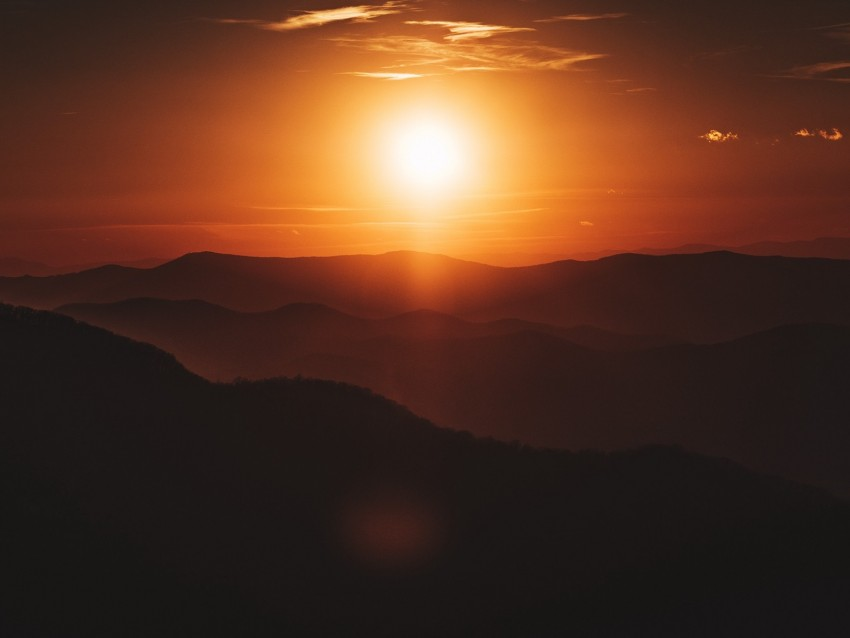
#> input picture fichier_ipynb/data/sun.jpg, 850 x 638 px, found by its file name
$ jupyter execute f_image_manipulation.ipynb
#> lines starting #> are read from the running program, lines starting #| are printed output that depends on the picture; after the words box and inside, x2 and y2 are one past the last pixel; in counts of white or black regions, pixels touching at a corner belong together; long printed decimals are rounded
# Localisation d'objets brillants dans les images

Ce chapitre explore différentes méthodes pour localiser le centre d'objets brillants dans une image. Ces techniques sont couramment utilisées en astronomie (localisation d'étoiles, du soleil, de la lune) ou en microscopie (détection de cellules fluorescentes).

Nous comparerons plusieurs approches :
-   **Maximum simple** : Recherche du pixel le plus lumineux
-   **Barycentre d'intensité** : Centre de masse pondéré par l'intensité
-   **Ajustement gaussien** : Fitting d'une courbe gaussienne
-   **Seuillage et barycentre** : Méthode robuste basée sur un masque
-   **Ajustement de cercle** : Détection précise des contours circulaires

[cell 1]
# Importation des bibliothèques nécessaires
import imageio as iio  # Pour charger les images
import numpy as np
import matplotlib.pyplot as plt

# Chargement de l'image et conversion en niveaux de gris
# On utilise une image du soleil qui contient un objet brillant central
data = np.average(iio.imread('sun.jpg'), axis=-1)
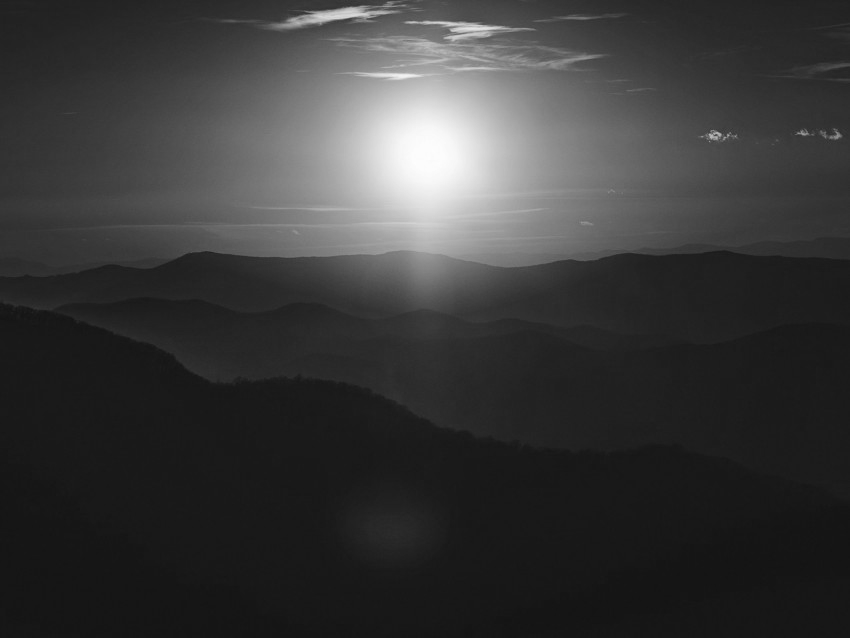
#> data: shape (638, 850) float64; min 19.67, max 253, mean 57.6
# Alternative : image de la lune
# data = np.average(iio.imread('moon.png'), axis=-1)

---

## 1. Méthode du maximum simple

La méthode la plus simple consiste à trouver le pixel ayant la valeur d'intensité maximale :
-   **`argmax()`** : Retourne l'indice du maximum dans le tableau aplati
-   **`np.unravel_index()`** : Convertit l'indice 1D en coordonnées 2D (x, y)

**Limitations** : Cette méthode n'est pas robuste car :
-   Si plusieurs pixels ont la même valeur maximale, un seul est choisi arbitrairement
-   Sensible au bruit (un pixel aberrant peut être détecté comme le maximum)
-   Ne tient pas compte de la distribution spatiale de l'intensité

[cell 2]
# Recherche du pixel avec l'intensité maximale
im = plt.imshow(data, cmap='gray')

# data.argmax() : trouve l'indice du maximum dans le tableau aplati
# np.unravel_index() : convertit cet indice en coordonnées (x, y)
x, y = np.unravel_index(data.argmax(), data.shape)
#> x = 149; y = 432

# Affichage du point détecté en rouge
plt.plot([y], [x], marker='o', markersize=3, color="red")

print(y, x)
#| 432 149
plt.show()
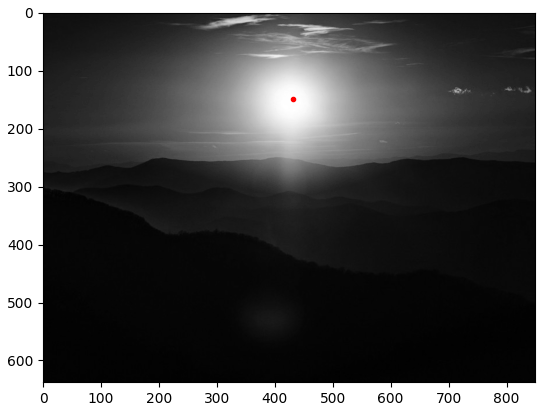
#> figure drawn by matplotlib, 1 panel

---

## 2. Méthode du barycentre d'intensité

Le barycentre (centre de masse) pondéré par l'intensité offre une localisation plus robuste :
-   **`np.where(data)`** : Retourne les coordonnées de tous les pixels non nuls
-   **`np.average(weights=...)`** : Calcule la moyenne pondérée des positions
-   Les pixels plus lumineux ont plus de poids dans le calcul

**Limitations** :
-   Nécessite une distinction claire entre l'objet et l'arrière-plan
-   Peut être biaisé si l'arrière-plan n'est pas uniforme
-   Sensible à la présence d'autres objets brillants

[cell 3]
# Calcul du barycentre pondéré par l'intensité
im = plt.imshow(data, cmap='gray')

# Copie et normalisation de l'image
tmp_data = data.copy()
tmp_data /= np.max(tmp_data)  # Normalisation entre 0 et 1

# Extraction des coordonnées de tous les pixels
pos = np.where(data)
#> pos = 542300 positions, rows 0 to 637, columns 0 to 849

# Calcul de la moyenne pondérée des positions
# Les pixels plus lumineux contribuent davantage au calcul
x = int(np.average(pos[0], weights=data[pos]))
#> x = 228
y = int(np.average(pos[1], weights=data[pos]))
#> y = 424

# Affichage du barycentre détecté
plt.plot([y], [x], marker='o', markersize=3, color="red")

print(y, x)
#| 424 228
plt.show()

---

## 3. Méthode d'ajustement gaussien

Cette méthode suppose que la distribution d'intensité suit une forme gaussienne :
-   **Projection 1D** : Somme des intensités le long de chaque axe
-   **`optimize.curve_fit()`** : Ajuste une courbe gaussienne sur ces projections
-   **Paramètre `mu`** : Centre de la gaussienne ajustée

Cette approche fonctionne bien pour les objets très brillants avec une distribution d'intensité régulière (comme le soleil ou des sources lumineuses ponctuelles).

**Avantages** : Robuste au bruit, fonctionne avec des objets étendus

[cell 4]
# Ajustement d'une courbe gaussienne sur les projections X et Y
from scipy import optimize

# Définition de la fonction gaussienne
# A : amplitude, mu : centre, sigma : largeur
def gauss(x, *p):
    A, mu, sigma = p
    return A*np.exp(-(x-mu)**2/(2.*sigma**2))

data = data.astype(float)

# Création d'une figure avec 2x2 sous-graphiques
fig, axs = plt.subplots(2, 2, figsize=(16, 10))
im = axs[0,0].imshow(data, cmap='gray')
axs[-1, -1].axis('off')  # Le dernier subplot n'est pas utilisé

# Projection et ajustement sur l'axe X (vertical)
x_ = np.arange(data.shape[0])
#> x_ = 638 values from 0 to 637
func_ = np.sum(data**2, axis=1)  # Somme des carrés pour accentuer les pics
#> func_ = 638 values, max 15507220.1 at index 153, min 424285.9 at index 637, mean 4790021.5
axs[0,1].plot(func_, x_[::-1])  # Affichage inversé pour correspondre à l'image

# Ajustement de la gaussienne avec des paramètres initiaux
coeff_1, _ = optimize.curve_fit(gauss, x_, func_, p0=[1., 0., 1.])
#> coeff_1 = [15483508.4, 156.1, 76.08]
axs[0,1].plot(gauss(x_, *coeff_1), x_[::-1])

# Projection et ajustement sur l'axe Y (horizontal)
x_ = np.arange(data.shape[1])
#> x_ = 850 values from 0 to 849
func_ = np.sum(data**2, axis=0)
#> func_ = 850 values, max 11750643.2 at index 428, min 793828.1 at index 0, mean 3595333.8
axs[1,0].plot(x_, func_)
coeff_2, _ = optimize.curve_fit(gauss, x_, func_, p0=[1., 0., 1.])
#> coeff_2 = [10078669.3, 425.8, -107.2]
axs[1,0].plot(x_, gauss(x_, *coeff_2))

# Les centres des gaussiennes donnent les coordonnées du centre
x, y = int(coeff_1[1]), int(coeff_2[1])
#> x = 156; y = 425
axs[0,0].plot([y], [x], marker='o', markersize=3, color="red")

fig.tight_layout()
print(y, x)
#| 425 156
plt.show()
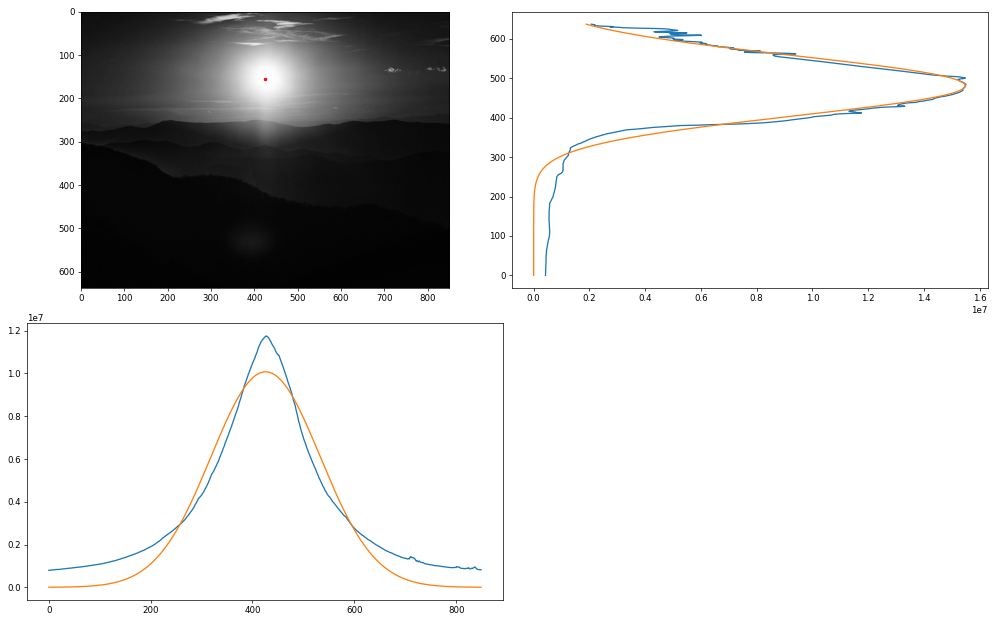
#> figure drawn by matplotlib, 3 panels; panel 3: curve peaks at x = 428, y = 11750643.2; panel 3: curve peaks at x = 426, y = 10078656

---

## 4. Méthode du seuillage et barycentre

Cette méthode combine seuillage et calcul de barycentre pour une détection plus robuste :
-   **Seuillage** : Création d'un masque binaire (pixels > seuil)
-   **`np.argwhere()`** : Extraction des coordonnées des pixels du masque
-   **`np.average()`** : Calcul du barycentre des pixels sélectionnés

**Avantages** :
-   Simple et efficace
-   Robuste si l'objet est suffisamment brillant
-   Élimine l'influence de l'arrière-plan

**Note** : Le choix du seuil est crucial pour la précision

[cell 5]
# Méthode de seuillage suivie du calcul de barycentre
im = plt.imshow(data, cmap='gray')

# Application d'un seuil pour isoler l'objet brillant
tmp_data = data.copy()
tmp_data[data < 150] = 0  # Mise à zéro des pixels faibles
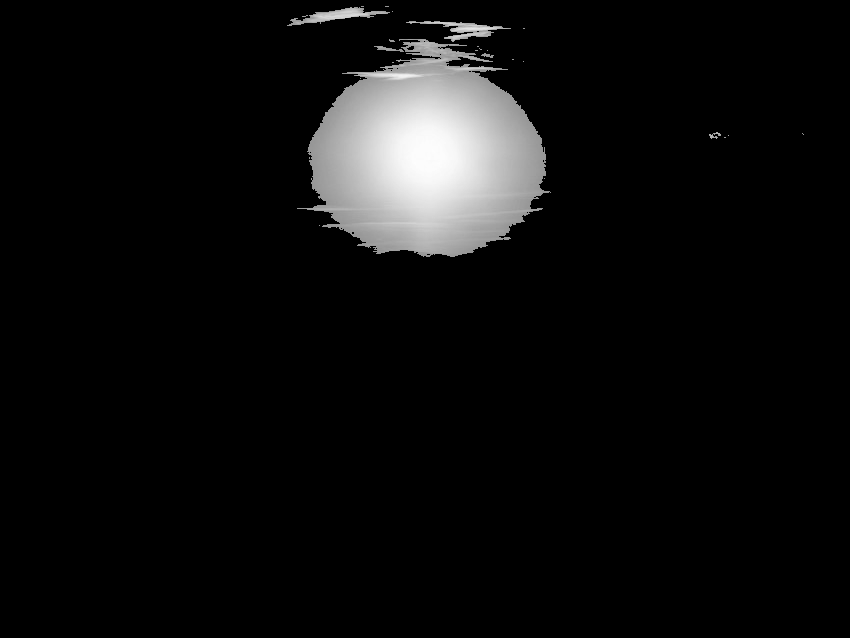
#> tmp_data: shape (638, 850) float64; min 0, max 253, mean 13.7

# Calcul du barycentre du masque
# np.argwhere() : retourne les indices des pixels non nuls
# np.average() : calcule la moyenne des coordonnées
x, y = np.average(np.argwhere(tmp_data), axis=0).astype(int)
#> x = 151

# Affichage du centre détecté
plt.plot([y], [x], marker='o', markersize=3, color="red")

print(y, x)
#| 425 151
plt.show()

---

## 5. Méthode d'ajustement de cercle

Pour les objets circulaires (comme le soleil), on peut ajuster un cercle au masque :
-   **Masque binaire** : Seuillage avec `img_as_bool()`
-   **Fonction de coût** : Mesure la différence entre le cercle théorique et le masque
-   **`optimize.fmin()`** : Optimise les paramètres (centre x, y et rayon r)
-   **`draw.disk()`** : Génère un disque théorique pour la comparaison

Cette méthode est la plus précise pour les objets circulaires bien définis.

**Avantages** : Très précise, fournit également le rayon

[cell 6]
# Ajustement d'un cercle au masque de l'objet
from skimage import io, color, measure, draw, img_as_bool
import numpy as np

# Création d'un masque binaire par seuillage
tmp_data = data.copy()
tmp_data[data < 200] = 0
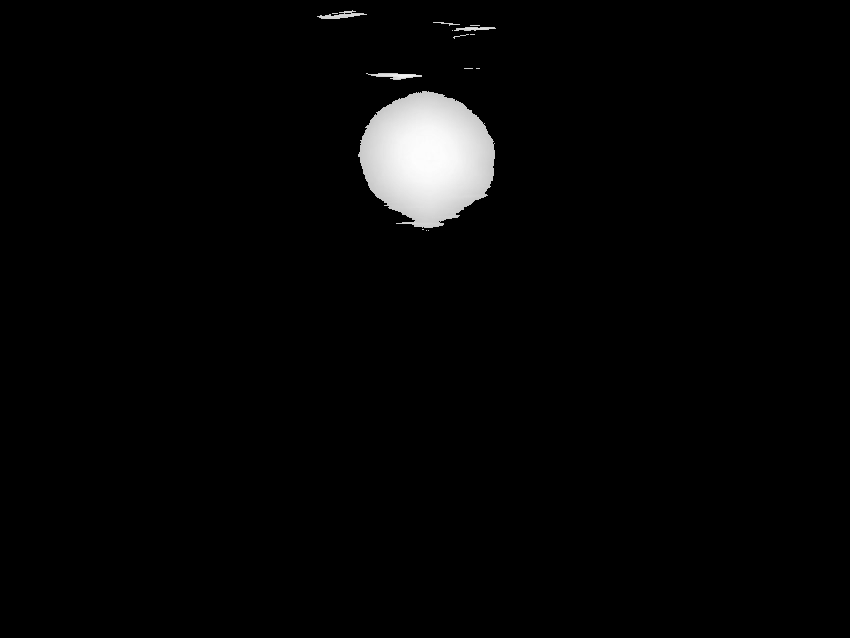
#> tmp_data: shape (638, 850) float64; min 0, max 253, mean 6
tmp_data = img_as_bool(tmp_data)  # Conversion en booléen
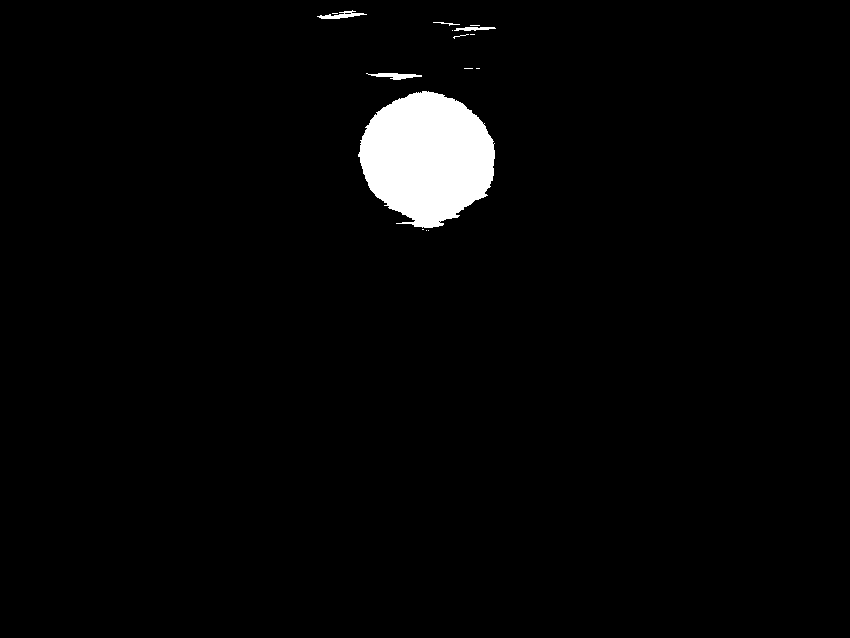
#> tmp_data: shape (638, 850) bool; 2.6% white; 15 white regions (10 under 20 px), largest, box (x1, y1, x2, y2) and area: (358, 91, 495, 228) 13709, (366, 73, 422, 80) 211, (317, 10, 367, 19) 189, (454, 27, 496, 31) 115, (433, 22, 460, 26) 35

# Définition de la fonction de coût pour l'optimisation
# Minimise la différence entre le cercle théorique et le masque
def cost(params):
    x0, y0, r = params
    # Génération d'un disque théorique
    coords = draw.disk((x0, y0), r, shape=tmp_data.shape)
    template = np.zeros_like(tmp_data)
    template[coords] = 1
    # Calcul du nombre de pixels différents (coût négatif pour maximisation)
    return -np.sum(template == tmp_data)

# Estimation initiale du centre (barycentre du masque)
init_x, init_y = np.average(np.argwhere(tmp_data), axis=0)
#> init_x = 152.5; init_y = 425.9

# Optimisation des paramètres (x, y, rayon)
# p0 : estimation initiale (centre + rayon approximatif de 50)
x, y, r = optimize.fmin(cost, (init_x, init_y, 50))
#| Optimization terminated successfully.
#|          Current function value: -540896.000
#|          Iterations: 63
#|          Function evaluations: 140
#> x = 157.5; y = 427.1; r = 65.89

# Affichage du résultat
x, y = int(x), int(y)
#> x = 157; y = 427
f, ax = plt.subplots()

# Dessin du cercle ajusté
circle = plt.Circle((y, x), r, fill=False, color='red', linewidth=2)
ax.imshow(data, cmap='gray')
ax.add_artist(circle)

# Affichage du centre
ax.plot([y], [x], marker='o', markersize=3, color="red")

print(y, x)
#| 427 157
plt.show()

$ run again, with fichier_ipynb/data/moon.png saved as fichier_ipynb/data/sun.jpg
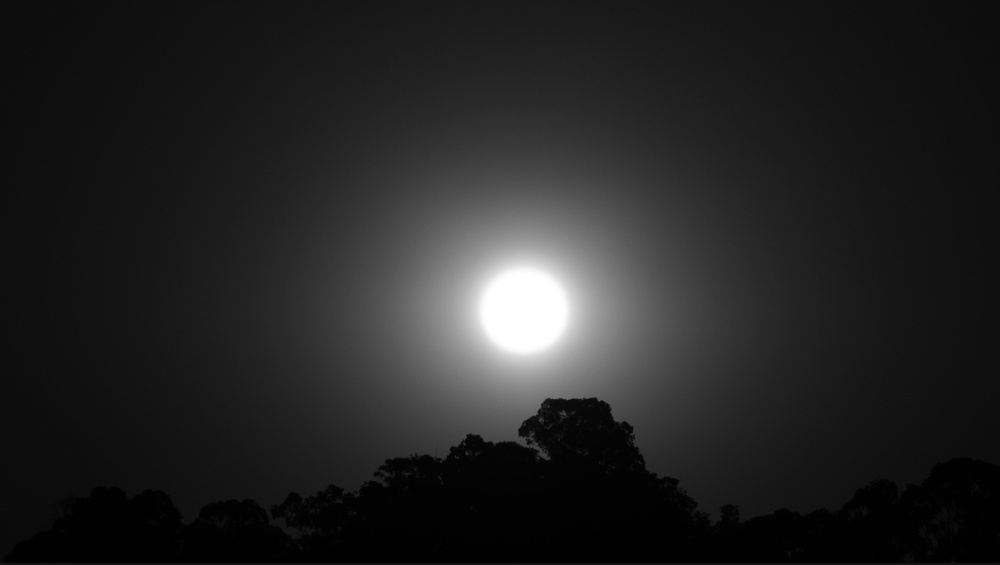
#> input picture fichier_ipynb/data/moon.png, 1000 x 565 px, shrunk from 1298 x 734 before the run, found by its file name
#> `x, y = np.unravel_index(data.argmax(), data.shape)`: x = 274; y = 520
#| 520 274
#> `plt.show()`:
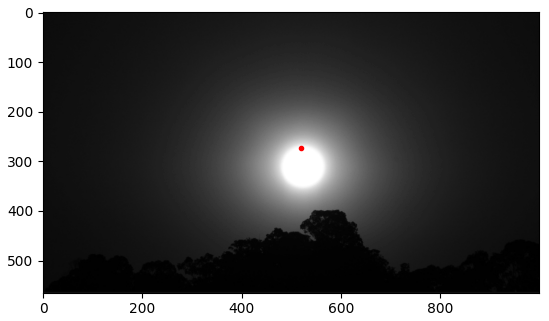
#> figure drawn by matplotlib, 1 panel
#> pos = 562850 positions, rows 0 to 564, columns 0 to 999
#> `x = int(np.average(pos[0], weights=data[pos]))`: x = 267
#> `y = int(np.average(pos[1], weights=data[pos]))`: y = 511
#| 511 267
#> `func_ = np.sum(data**2, axis=1)`: func_ = 565 values, max 10799402 at index 310, min 2278 at index 561, mean 2949670
#> coeff_1 = [10483947.9, 307.7, 58.16]
#> `func_ = np.sum(data**2, axis=0)`: func_ = 1000 values, max 9252025 at index 517, min 96798 at index 1, mean 1666563.5
#> coeff_2 = [8549027.2, 521.4, 66.12]
#> `x, y = int(coeff_1[1]), int(coeff_2[1])`: x = 307; y = 521
#| 521 307
#> `x, y = np.average(np.argwhere(tmp_data), axis=0).astype(int)`: x = 309; y = 523
#| 523 309
#> `tmp_data = img_as_bool(tmp_data)`:
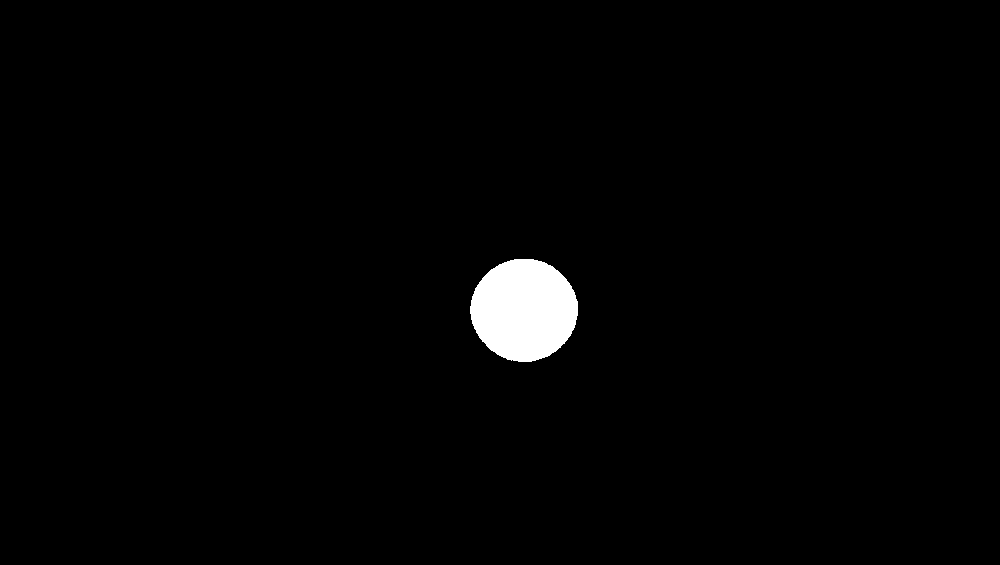
#> tmp_data: shape (565, 1000) bool; 1.5% white; 1 white region, box (x1, y1, x2, y2) and area: (470, 259, 578, 362) 8636
#> init_x = 309.7; init_y = 523.7
#| Optimization terminated successfully.
#|          Current function value: -564792.000
#|          Iterations: 48
#|          Function evaluations: 117
#> `x, y, r = optimize.fmin(cost, (init_x, init_y, 50))`: x = 309.5; y = 523.6; r = 52.17
#> `x, y = int(x), int(y)`: x = 309; y = 523
#| 523 309
